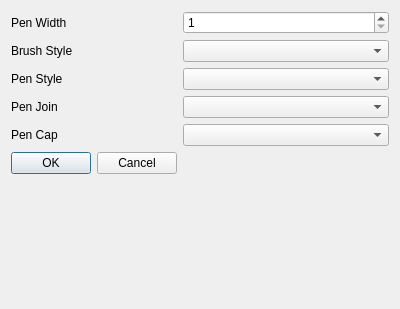
<?xml version="1.0" encoding="UTF-8"?>
<ui version="4.0">
 <class>graphicsSettingsDialog</class>
 <widget class="QDialog" name="graphicsSettingsDialog">
  <property name="geometry">
   <rect>
    <x>0</x>
    <y>0</y>
    <width>400</width>
    <height>309</height>
   </rect>
  </property>
  <property name="windowTitle">
   <string>Dialog</string>
  </property>
  <property name="modal">
   <bool>true</bool>
  </property>
  <layout class="QFormLayout" name="formLayout">
   <item row="0" column="0">
    <widget class="QLabel" name="lbPenWidth">
     <property name="text">
      <string>Pen Width</string>
     </property>
     <property name="buddy">
      <cstring>spinboxPenWidth</cstring>
     </property>
    </widget>
   </item>
   <item row="0" column="1">
    <widget class="QSpinBox" name="spinboxPenWidth">
     <property name="minimum">
      <number>1</number>
     </property>
     <property name="maximum">
      <number>20</number>
     </property>
    </widget>
   </item>
   <item row="1" column="0">
    <widget class="QLabel" name="lbBrushStyle">
     <property name="text">
      <string>Brush Style</string>
     </property>
     <property name="buddy">
      <cstring>cmboxBrushStyle</cstring>
     </property>
    </widget>
   </item>
   <item row="1" column="1">
    <widget class="QComboBox" name="cmboxBrushStyle"/>
   </item>
   <item row="2" column="0">
    <widget class="QLabel" name="lbPenStyle">
     <property name="text">
      <string>Pen Style</string>
     </property>
     <property name="buddy">
      <cstring>cmboxPenStyle</cstring>
     </property>
    </widget>
   </item>
   <item row="2" column="1">
    <widget class="QComboBox" name="cmboxPenStyle"/>
   </item>
   <item row="3" column="0">
    <widget class="QLabel" name="lbPenJoin">
     <property name="text">
      <string>Pen Join</string>
     </property>
     <property name="buddy">
      <cstring>cmboxPenJoin</cstring>
     </property>
    </widget>
   </item>
   <item row="3" column="1">
    <widget class="QComboBox" name="cmboxPenJoin"/>
   </item>
   <item row="4" column="0">
    <widget class="QLabel" name="lbPenCap">
     <property name="text">
      <string>Pen Cap</string>
     </property>
     <property name="buddy">
      <cstring>cmboxPenCap</cstring>
     </property>
    </widget>
   </item>
   <item row="4" column="1">
    <widget class="QComboBox" name="cmboxPenCap"/>
   </item>
   <item row="5" column="0">
    <widget class="QDialogButtonBox" name="graphicsSettingsBBox">
     <property name="standardButtons">
      <set>QDialogButtonBox::Cancel|QDialogButtonBox::Ok</set>
     </property>
    </widget>
   </item>
  </layout>
 </widget>
 <resources/>
 <connections/>
</ui>
